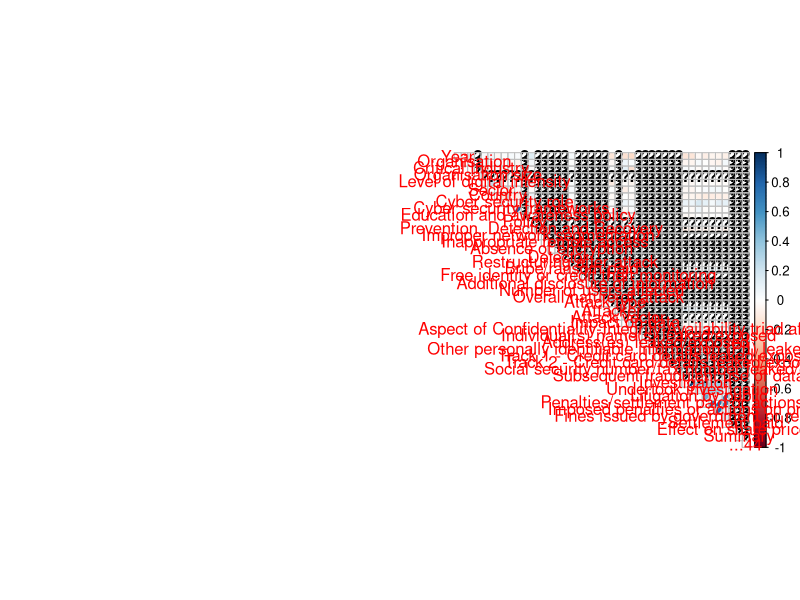

Generate this figure with R: (Note: this script raises an error after producing the figure.)
## ---- chunk 1
knitr::opts_chunk$set(echo = TRUE)
## ---- chunk 2
library(readr)
library(tidyr)
library(ggplot2)
library(dplyr)
library(modelr)
library(stringr)
library(corrplot)
## ---- chunk 3
# lettura dati
queensland <- read_delim("data/dataset.csv", delim = ';', na = c("Unknown", "Missing", "NA"))
wiki <- read_csv("data/wiki.csv", na = "unknown")
data_breaches_2018_update <- read_csv("data/Data Breaches - 2018 update.csv",comment = "#")
## ---- chunk 4
#fattorizzazione 'queensland'
queensland <- queensland %>% mutate(`Number of users affected` = as.numeric(`Number of users affected`))

queensland_factorized <- queensland %>% 
  mutate_if(is.character, as.factor) %>% 
  mutate_if(is.factor, unclass) %>%
  mutate_if(is.integer, as.character) %>%
  mutate_if(is.character, as.numeric)

#fattorizzazione 'data_breaches_2018_update'
data_breaches_2018_update_factorized <- data_breaches_2018_update %>%
  mutate_if(is.character, as.factor) %>% 
  mutate_if(is.factor, unclass) %>%
  mutate_if(is.integer, as.character) %>%
  mutate_if(is.character, as.numeric)

#fattorizzazione 'wiki'
wiki <- wiki %>% mutate(Year = as.numeric(Year), Records = as.numeric(str_remove_all(wiki$Records, ",")))

wiki_facorized <- wiki %>%
  mutate_if(is.character, as.factor) %>% 
  mutate_if(is.factor, unclass) %>%
  mutate_if(is.integer, as.character) %>%
  mutate_if(is.character, as.numeric)
## ---- chunk 5
#correlazione 'queensland'
corrplot.mixed(cor(queensland_factorized), lower = "nunmber", upper = "ellipse")
## ---- chunk 6
#correlazione 'data_breaches_2018_update'
corrplot.mixed(cor(data_breaches_2018_update), lower = "nunmber", upper = "ellipse")
## ---- chunk 7
#correlazione 'data_breaches_2018_update'
corrplot.mixed(cor(data_breaches_2018_update), lower = "nunmber", upper = "ellipse")
## ---- chunk 8
queensland <- queensland %>% select(c(-...44, -`Effect on share price`, -`Overall nature of attack`))
wiki <- wiki %>% select(-Sources)
data_breaches_2018_update <- data_breaches_2018_update %>% 
  select(c(Entity : `1st source link`, `source name`, -YEAR, -`NO OF RECORDS STOLEN`)) %>%
  rename(YEAR = `YEAR(2)`)
## ---- chunk 9
split_date <- function(){
  res <- list()
  
  for(year in wiki_attacks$Year)
    res <- c(res, as.numeric(str_split(year, "-")[[1]][1]))
  return(unlist(res))
}
## ---- chunk 10
wiki_attacks <- wiki %>% select(c(Year, Entity, `Organization type`, Method)) %>%
  rename(Sector = `Organization type`, `Attack type` = Method)
wiki_attacks <- wiki_attacks %>% mutate(Year = split_date())

data_breaches_2018_update_attacks <- data_breaches_2018_update %>% 
  select(c(YEAR, Entity, ORGANISATION, `METHOD OF LEAK`)) %>%
  rename(Year = YEAR, Sector = ORGANISATION, `Attack type` = `METHOD OF LEAK`)

queensland_attacks <- queensland %>% select(c(Year, Organisation, Sector, `Attack type`)) %>%
  rename(Entity = Organisation)

attacks <- union_all(union_all(wiki_attacks, data_breaches_2018_update_attacks), queensland_attacks)
## ---- chunk 11
#grafico andamento del numero di attacchi in funzione del tempo
attack_year <- attacks %>% group_by(Year) %>%
  summarise(attack = n())

ggplot(attack_year, aes(x = Year, y = attack, )) + 
  geom_line()
  
## ---- chunk 12
#grafico andamento del numero di attacchi in funzione al settore
records <- dim(attacks)[1]

attack_sector <- attacks %>%
  group_by(Sector) %>%
  summarise(attacks = n()) %>%
  filter(attacks > 30) %>%
  arrange(-attacks)

attack_sector %>% ggplot() +
  geom_bar(aes(x = "", y = attacks, fill = Sector), stat = "identity", color = "white") +
  #annotate("text", x = "", y = attacks, label = Sector) +
  coord_polar("y", start = 0) +
  theme_void()
